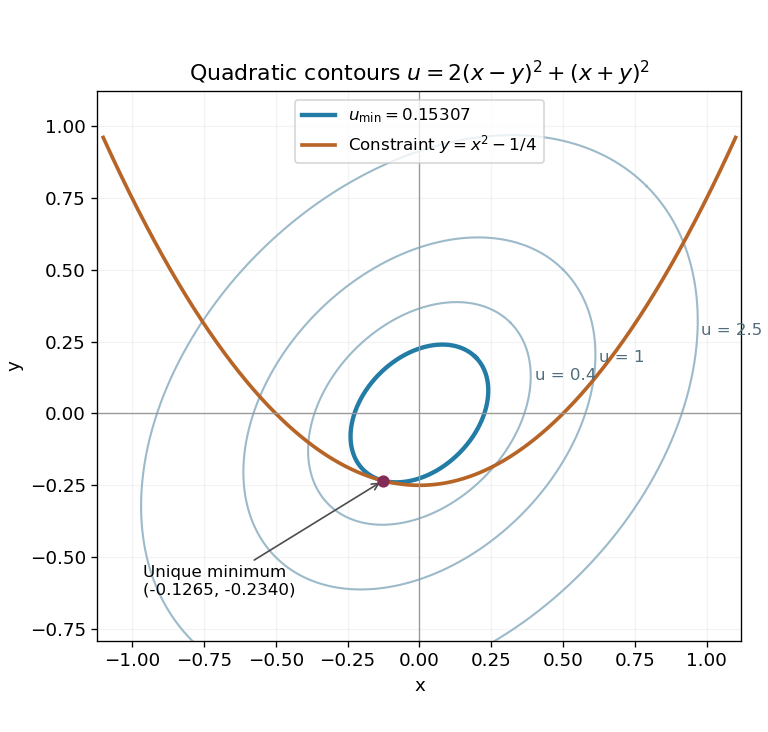

Python code for this plot:
"""Plot original quadratic contours and their minimum on a parabola."""
from pathlib import Path
import matplotlib
matplotlib.use('Agg')
import matplotlib.pyplot as plt
import numpy as np

def main():
    plt.rcParams.update({'font.size':11, 'figure.facecolor':'white', 'axes.facecolor':'white'})
    roots=np.roots([3,-21,48,-32])
    lam=float(next(root.real for root in roots if abs(root.imag)<1e-10))
    xm=lam/(6*lam-16)
    ym=xm*xm-.25
    minimum=2*(xm-ym)**2+(xm+ym)**2
    fig,ax=plt.subplots(figsize=(6.4,6.1),dpi=120,layout='constrained')
    t=np.linspace(0,2*np.pi,1200)
    for value in [minimum,.4,1,2.5]:
        p=np.sqrt(value/2)*np.cos(t)
        q=np.sqrt(value/4)*np.sin(t)
        xx=(p+q)/np.sqrt(2)
        yy=(p-q)/np.sqrt(2)
        special=value==minimum
        ax.plot(xx,yy,color='#227ca6' if special else '#9cbac9',lw=2.6 if special else 1.25,label=fr'$u_{{\min}}={minimum:.5f}$' if special else None)
        if not special:
            ind=130
            ax.text(xx[ind]+.015,yy[ind]+.012,f'u = {value:g}',fontsize=10,color='#4f6d7c')
    xp=np.linspace(-1.1,1.1,800)
    ax.plot(xp,xp*xp-.25,color='#b76527',lw=2.2,label=r'Constraint $y=x^2-1/4$')
    ax.scatter([xm],[ym],color='#842b58',s=40,zorder=6)
    ax.annotate(f'Unique minimum\n({xm:.4f}, {ym:.4f})',xy=(xm,ym),xytext=(-.96,-.63),arrowprops={'arrowstyle':'->','color':'0.3'},fontsize=10)
    ax.axhline(0,color='0.6',lw=.8)
    ax.axvline(0,color='0.6',lw=.8)
    ax.set(xlim=(-1.12,1.12),ylim=(-.79,1.12),xlabel='x',ylabel='y',title=r'Quadratic contours $u=2(x-y)^2+(x+y)^2$')
    ax.set_aspect('equal')
    ax.legend(loc='upper center',fontsize=10)
    ax.grid(alpha=.15)
    fig.savefig(Path(__file__).with_suffix('.png').name,facecolor='white',transparent=False)
    plt.close(fig)

if __name__=='__main__':main()
